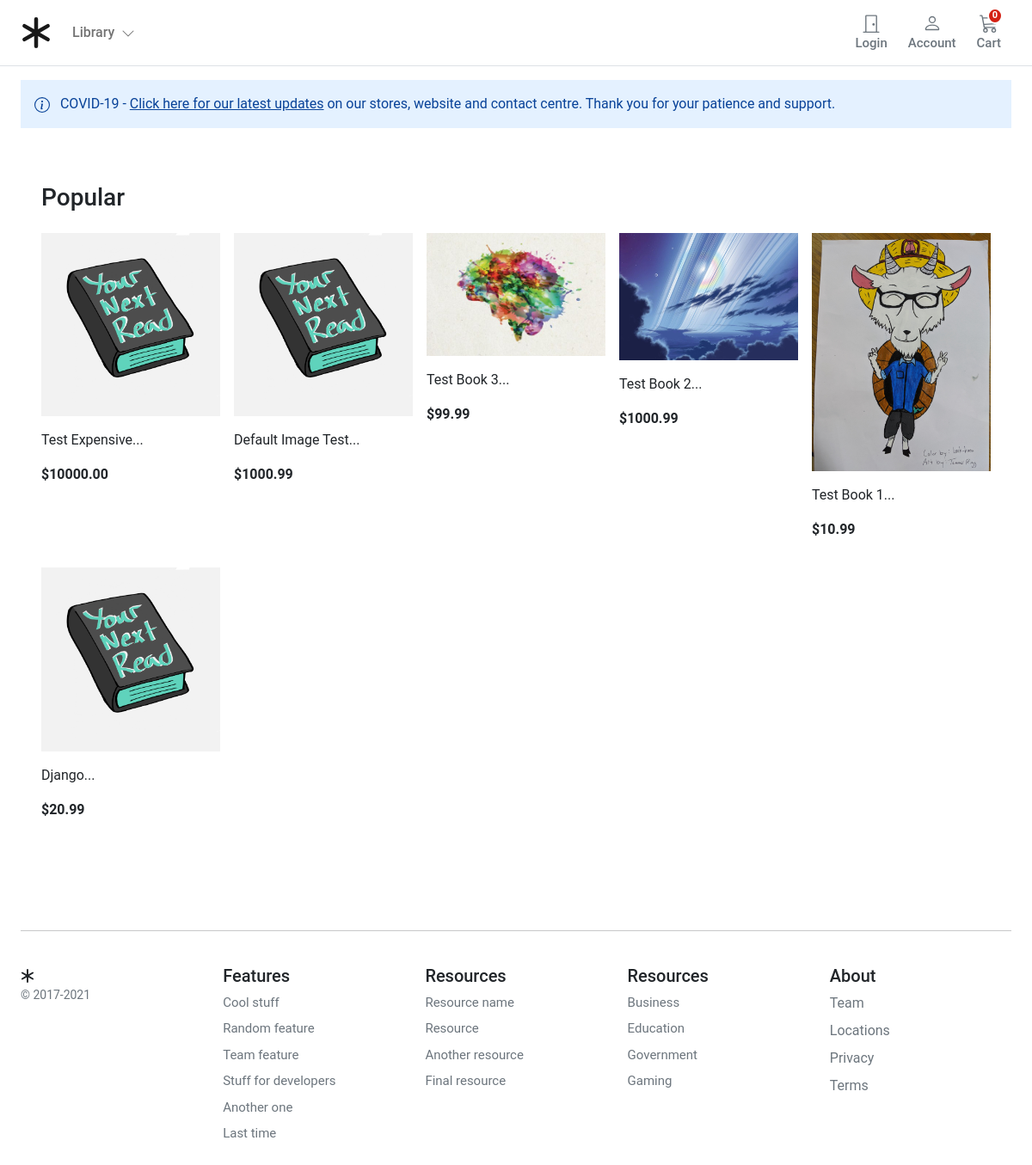
/, run on an earlier commit of the app's database.
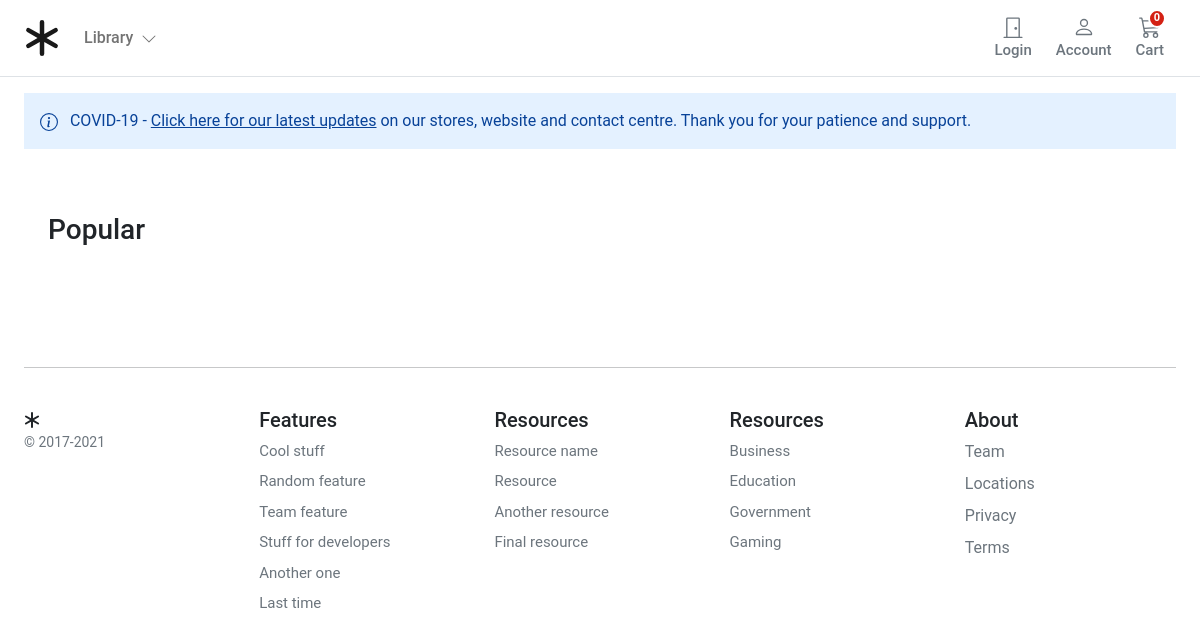
And on a later commit of the database.
### store/models.py (models this page shows, shortened)
class Product(models.Model):
    category = models.ForeignKey(Category, related_name='product', on_delete=models.CASCADE)
    created_by = models.ForeignKey(settings.AUTH_USER_MODEL, on_delete=models.CASCADE, related_name='product_creator')
    title = models.CharField(max_length=255)
    author = models.CharField(max_length=255, default='admin')
    description = models.TextField(blank=True)
    image = models.ImageField(upload_to='images/', default='images/default.png')
    slug = models.SlugField(max_length=255, unique=True)
    price = models.DecimalField(max_digits=10, decimal_places=2)
    in_stock = models.BooleanField(default=True)
    is_active = models.BooleanField(default=True)
    created = models.DateTimeField(auto_now_add=True)
    updated = models.DateTimeField(auto_now=True)
    objects = models.Manager()
    products = ProductManager()
    class Meta:
        verbose_name_plural = 'Products'
        ordering = ('-created',)
    def get_absolute_url(self):
        return reverse("store:product_detail", args=[self.slug])

### store/views.py (the view)
# urls.py: path('', views.product_all, name='product_all'),
def product_all(request):
    products = Product.products.all()
    return render(request, 'store/home.html', {'products': products })

### cart/cart.py (called while the page is built)
    def __len__(self):
        return sum(item['qty'] for item in self.cart.values())

### cart/context_processors.py (called while the page is built)
def cart(request):
    return {'cart': Cart(request)}

### store/context_processors.py (called while the page is built)
def categories(request):
    return {"categories": Category.objects.all()}

### store/models.py (called while the page is built)
    def get_queryset(self):
        return super(ProductManager, self).get_queryset().filter(is_active=True)

    def get_absolute_url(self):
        return reverse("store:category_list", args=[self.slug])

### templates/store/home.html (shortened to what this page needs)
{% extends "./base.html" %}
{% load static %}
{% block content %}
<main>
<div class="container">
    <div class="alert alert-primary fw600 rounded-0 border-0 py-3" role="alert">
        COVID-19 - <u>Click here for our latest updates</u> on our stores, website and contact centre. Thank you for your patience and support.
    </div>
    <div class="container">
        <div class="row">
            <div class="album py-5">
                <div class="pb-3">
                    <h1 class="h3">Popular</h1>
                </div>
            <div class="row row-cols-1 row-cols-sm-2 row-cols-md-5 g-3">
            {% for product in products %}
                <div class="col">
                    <div class="card border-0">
                        <img class="img-fluid" alt="Responsive image" src="{{ product.image.url }}">
                        <div class="card-body px-0">
                        <p class="card-text">
                            <a class="text-dark text-decoration-none" href="{{ product.get_absolute_url }}">{{ product.title|slice:":50" }}...</a>
                        </p>
                        <div class="fw-bold">${{product.price}}</div>
                        </div>
                    </div>
                </div>
            {% endfor %}
        </div>
        </div>
    </div>
</div>
</main>
{% endblock %}

What changed in the data, as far as the page shows it:
removed Product: image (placeholder picture), title "Test Expensive", price "10000.00"
removed Product: image (placeholder picture), title "Default Image Test", price "1000.99"
removed Product: image (picture), title "Test Book 3", price "99.99"
removed Product: image (picture), title "Test Book 2", price "1000.99"
removed Product: image (picture), title "Test Book 1", price "10.99"
removed Product: image (picture), title "Django", price "20.99"
